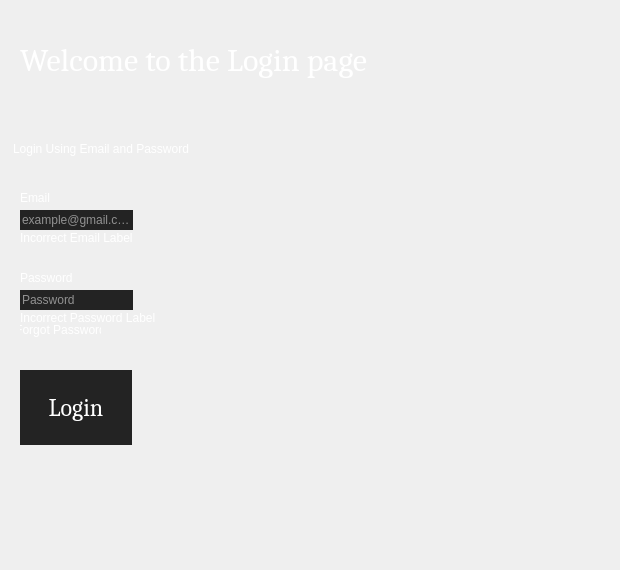
            <widget class="QWidget" name="page_login">
             <widget class="QLabel" name="label_13">
              <property name="geometry">
               <rect>
                <x>20</x>
                <y>10</y>
                <width>401</width>
                <height>101</height>
               </rect>
              </property>
              <property name="font">
               <font>
                <family>Cambria</family>
                <pointsize>24</pointsize>
               </font>
              </property>
              <property name="styleSheet">
               <string notr="true">color: rgb(255, 255, 255);</string>
              </property>
              <property name="text">
               <string>Welcome to the Login page</string>
              </property>
             </widget>
             <widget class="QGroupBox" name="groupBox_4">
              <property name="geometry">
               <rect>
                <x>10</x>
                <y>140</y>
                <width>601</width>
                <height>421</height>
               </rect>
              </property>
              <property name="styleSheet">
               <string notr="true">color: rgb(255, 255, 255);
border: none;</string>
              </property>
              <property name="title">
               <string>Login Using Email and Password</string>
              </property>
              <widget class="QLineEdit" name="password_2">
               <property name="geometry">
                <rect>
                 <x>10</x>
                 <y>150</y>
                 <width>113</width>
                 <height>20</height>
                </rect>
               </property>
               <property name="styleSheet">
                <string notr="true">background-color: rgb(35, 35, 35);</string>
               </property>
               <property name="placeholderText">
                <string>Password</string>
               </property>
              </widget>
              <widget class="QLineEdit" name="email_2">
               <property name="geometry">
                <rect>
                 <x>10</x>
                 <y>70</y>
                 <width>113</width>
                 <height>20</height>
                </rect>
               </property>
               <property name="styleSheet">
                <string notr="true">background-color: rgb(35, 35, 35);</string>
               </property>
               <property name="placeholderText">
                <string>example@gmail.com</string>
               </property>
              </widget>
              <widget class="QLabel" name="label_16">
               <property name="geometry">
                <rect>
                 <x>10</x>
                 <y>50</y>
                 <width>61</width>
                 <height>16</height>
                </rect>
               </property>
               <property name="text">
                <string>Email</string>
               </property>
              </widget>
              <widget class="QLabel" name="label_18">
               <property name="geometry">
                <rect>
                 <x>10</x>
                 <y>130</y>
                 <width>61</width>
                 <height>16</height>
                </rect>
               </property>
               <property name="text">
                <string>Password</string>
               </property>
              </widget>
              <widget class="QPushButton" name="btn_login_2">
               <property name="geometry">
                <rect>
                 <x>10</x>
                 <y>230</y>
                 <width>112</width>
                 <height>75</height>
                </rect>
               </property>
               <property name="sizePolicy">
                <sizepolicy hsizetype="Minimum" vsizetype="Minimum">
                 <horstretch>0</horstretch>
                 <verstretch>0</verstretch>
                </sizepolicy>
               </property>
               <property name="minimumSize">
                <size>
                 <width>100</width>
                 <height>75</height>
                </size>
               </property>
               <property name="maximumSize">
                <size>
                 <width>112</width>
                 <height>75</height>
                </size>
               </property>
               <property name="font">
                <font>
                 <family>Cambria</family>
                 <pointsize>18</pointsize>
                </font>
               </property>
               <property name="styleSheet">
                <string notr="true">QPushButton {	
	border: none;
	background-color: rgb(35, 35, 35);
   color: rgb(255, 255, 255);
}
QPushButton:hover {
	background-color: rgb(0, 170, 255);
}
</string>
               </property>
               <property name="text">
                <string>Login</string>
               </property>
               <property name="icon">
                <iconset resource="icons.qrc">
                 <normaloff>:/icons/cil-arrow-circle-right.png</normaloff>:/icons/cil-arrow-circle-right.png</iconset>
               </property>
              </widget>
              <widget class="QPushButton" name="btn_password">
               <property name="geometry">
                <rect>
                 <x>10</x>
                 <y>180</y>
                 <width>81</width>
                 <height>20</height>
                </rect>
               </property>
               <property name="styleSheet">
                <string notr="true">QPushButton {	
	border: none;
   color: rgb(255, 255, 255);
}
QPushButton:hover {
	color: rgb(0, 170, 255);
}
</string>
               </property>
               <property name="text">
                <string>Forgot Password</string>
               </property>
              </widget>
              <widget class="QLabel" name="lbl_InPassword">
               <property name="enabled">
                <bool>true</bool>
               </property>
               <property name="geometry">
                <rect>
                 <x>10</x>
                 <y>170</y>
                 <width>201</width>
                 <height>16</height>
                </rect>
               </property>
               <property name="text">
                <string>Incorrect Password Label</string>
               </property>
              </widget>
              <widget class="QLabel" name="lbl_InEmail">
               <property name="enabled">
                <bool>true</bool>
               </property>
               <property name="geometry">
                <rect>
                 <x>10</x>
                 <y>90</y>
                 <width>151</width>
                 <height>16</height>
                </rect>
               </property>
               <property name="text">
                <string>Incorrect Email Label </string>
               </property>
              </widget>
             </widget>
            </widget>
